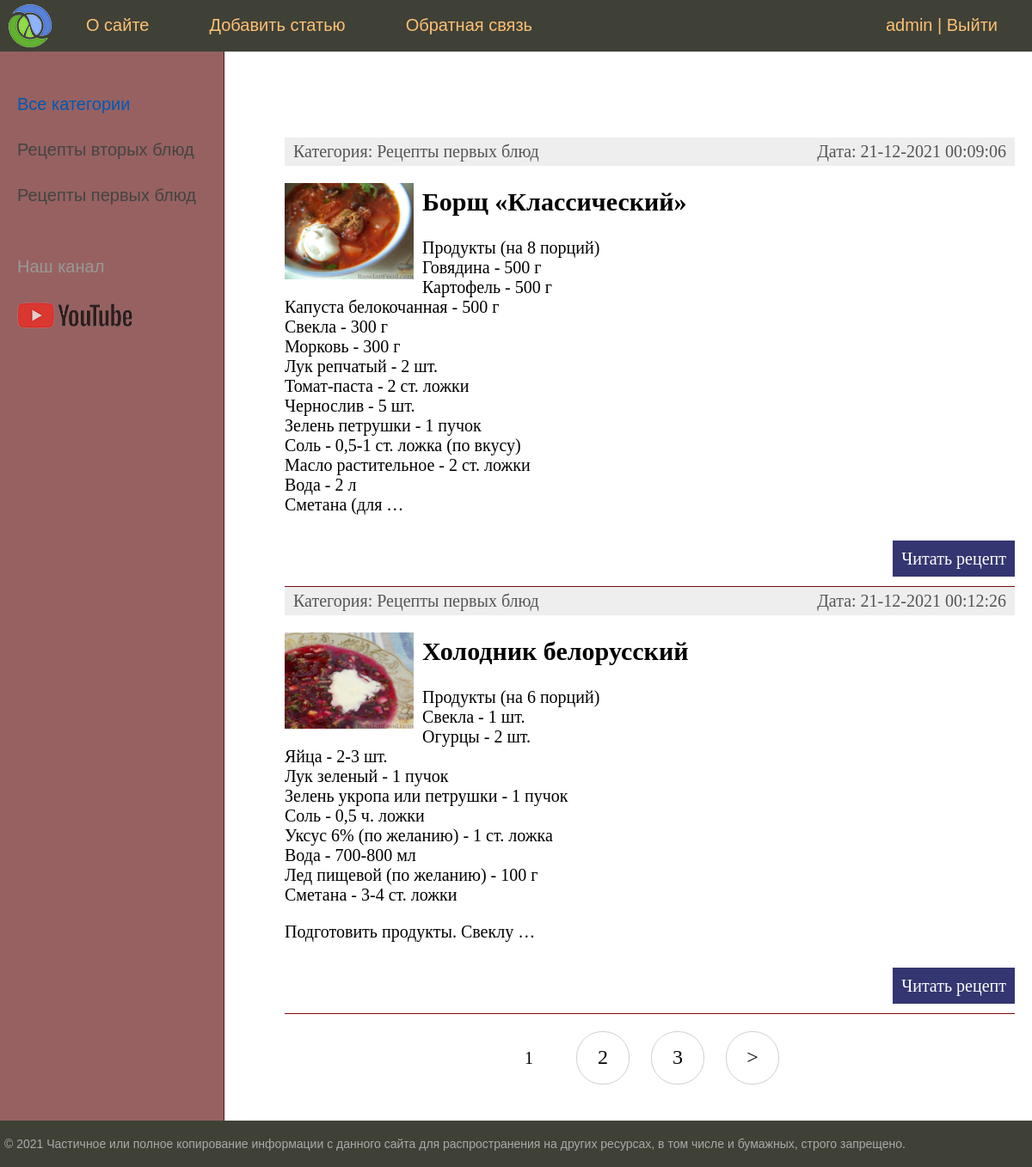
The app's page / (signed in) with its own data.
### post/models.py (models this page shows, shortened)
class Category(models.Model):
    name = models.CharField(max_length=100, db_index=True, verbose_name="Категории")
    slug = models.SlugField(max_length=255, unique=True, db_index=True, verbose_name="URL")
    def __str__(self):
        return self.name
    def get_absolute_url(self):
        return reverse('category', kwargs={'cat_slug': self.slug})
    class Meta:
        verbose_name = 'Категория'
        verbose_name_plural = 'Категории'
        ordering = ['id']

class Recipe(models.Model):
    title = models.CharField(max_length=255, verbose_name="Заголовок")
    slug = models.SlugField(max_length=255, unique=True, db_index=True, verbose_name="URL")
    content = models.TextField(blank=True, verbose_name="Рецепт")
    photo = models.ImageField(upload_to="photos/%Y/%m/%d/", verbose_name="Фото")
    time_create = models.DateTimeField(auto_now_add=True, verbose_name="Время создания")
    time_update = models.DateTimeField(auto_now=True, verbose_name="Время изменения")
    is_published = models.BooleanField(default=True, verbose_name="Публикация")
    cat = models.ForeignKey('Category', on_delete=models.PROTECT, verbose_name="Категории")
    def get_absolute_url(self):
            return reverse('post', kwargs={'post_slug': self.slug})
    class Meta:
        verbose_name = 'Рецепт'
        verbose_name_plural = 'Рецепты'
        ordering = ['id']

### post/views.py (the view)
# urls.py: path('', RecipeHome.as_view(), name='home'),
class RecipeHome(DataMixin, ListView):
    model = Recipe
    template_name = 'post/index.html'
    context_object_name = 'posts'
    def get_context_data(self, *, object_list=None, **kwargs):
        context = super().get_context_data(**kwargs)
        c_def = self.get_user_context(title="Главная страница")
        return context | c_def
    def get_queryset(self):
        return Recipe.objects.filter(is_published=True).select_related('cat')

### post/utils.py (called while the page is built)
    def get_user_context(self, **kwargs):
        context = kwargs
        cats = Category.objects.annotate(Count('recipe'))
        user_menu = menu.copy()
        if not self.request.user.is_authenticated:
            user_menu.pop(1)
        context['menu'] = user_menu
        context['cats'] = cats
        if 'cat_selected' not in context:
            context['cat_selected'] = 0
        return context

### post/templates/post/index.html (shortened to what this page needs)
{% extends 'post/base.html' %}
{% block content %}
<ul class="list-articles">
	{% for p in posts %}
			<li><div class="article-panel">
	<p class="first">Категория: {{p.cat}}</p>
	<p class="last">Дата: {{p.time_update|date:"d-m-Y H:i:s"}}</p>
</div>
{% if p.photo %}
	<p><img class="img-article-left thumb" src="{{p.photo.url}}"></p>
{% endif %}
				<h2>{{p.title}}</h2>
	{% autoescape on %}
	{{p.content|linebreaks|truncatewords:50}}
	{% endautoescape %}
			<p class="link-read-post"><a href="{{ p.get_absolute_url }}">Читать рецепт</a></p>
			</li>
	{% endfor %}
</ul>
{% endblock %}

### post/templates/post/base.html (shortened to what this page needs)
{% load static %}
{% load post_tags %}
<!DOCTYPE html>
<html>
<head>
	<link type="text/css" href="{% static 'post/css/styles.css' %}" rel="stylesheet" />
</head>
<body>
<table class="table-page" border=0 cellpadding="0" cellspacing="0">
<tr><td valign=top>
{% block mainmenu %}
		<div class="header">
			<ul id="mainmenu" class="mainmenu">
			<li class="logo"><a href="{% url 'home' %}"><div class="logo"></div></a></li>
{% for m in menu %}
			<li><a href="{% url m.url_name %}">{{m.title}}</a></li>
{% endfor %}
				{% if request.user.is_authenticated %}
				<li class="last"> {{user.username}} | <a href="{% url 'logout' %}">Выйти</a></li>
				{% else %}
				<li class="last"><a href="{% url 'register' %}">Регистрация</a> | <a href="{% url 'login' %}">Войти</a></li>
				{% endif %}
			</ul>
		</div>
{% endblock mainmenu %}
<table class="table-content" border=0 cellpadding="0" cellspacing="0">
<tr>
	<td valign="top" class="left-chapters">
	<ul id="leftchapters">
{% if cat_selected == 0 %}
		<li class="selected">Все категории</li>
{% else %}
		<li><a href="{% url 'home' %}">Все категории</a></li>
{% endif %}
{% for c in cats %}
{% if c.recipe__count > 0 %}
	{% if c.pk == cat_selected %}
		<li class="selected">{{c.name}}</li>
	{% else %}
		<li><a href="{{ c.get_absolute_url }}">{{c.name}}</a></li>
	{% endif %}
{% endif %}
{% endfor %}
		<li class="share">
		<p>Наш канал</p>
		<a class="share-yt" href="https://www.youtube.com/channel/UCvGIDOS-qst0BHeLG-RX5YA" target="_blank" rel="nofollow"></a>
		</li>
	</ul>
</td>
<td valign="top" class="content">
	<div class="content-text">
{% block content %}
{% endblock %}
{% if page_obj.has_other_pages %}
<nav class="list-pages">
    <ul>
        {% for p in paginator.page_range %}
		{% if page_obj.number == p %}
        <li class="page-num page-num-selected">{{ p }}</li>
		{% elif p >= page_obj.number|add:-2 and p <= page_obj.number|add:2  %}
        <li class="page-num">
        <a href="?page={{ p }}">{{ p }}</a>
        </li>
		{% endif %}
        {% endfor %}
{% if page_obj.has_next %}
<li class="page-num">
	<a href="?page={{ page_obj.next_page_number }}">&gt;</a>
</li>
{% endif %}
    </ul>
</nav>
{% endif %}
	</div>
</td></tr></table>
</td></tr>
<tr><td valign=top>
	<div id="footer">
		<p>&copy; 2021 Частичное или полное копирование информации с данного сайта для распространения на других ресурсах, в том числе и бумажных, строго запрещено.</p>
	</div>
</td></tr></table>
</body>
</html>

### post/static/post/css/styles.css (style rules this page uses)
html, body { font-family: 'Arial'; margin: 0; padding: 0; height: 100%; width: 100%; color: rgb(107, 53, 53); }
a { color: #0059b2; text-decoration: none; }
img { max-width: 600px; height: auto; }
img.img-article-left { max-width: 300px; height: auto; float: left; padding: 0 10px 10px 0; }
img.img-article-left.thumb { max-width: 150px; height: auto; }
p.link-read-post { text-align: right; }
p.link-read-post a { padding: 10px; min-width: 100px; background: #333671; color: #fff; text-decoration: none; }
div.article-panel { background: #eee; padding: 5px 10px 5px 10px; box-sizing border-box; overflow: hidden; color: #555; }
div.article-panel p.first { margin: 0; float: left; }
div.article-panel p.last { margin: 0; float: right; }
ul.list-articles { list-style: none; margin: 0; padding: 0; }
ul.list-articles li { border-bottom: 1px solid rgb(126, 10, 10); }
.table-page { width: 100%; height: 100%; vertical-align: top; }
.table-page tr { height: 100%; }
.header { background: #3F4137; height: 60px; }
.logo { background: url('../images/logo.png') no-repeat 10px 5px; width: 70px; height: 60px; }
ul.mainmenu { list-style: none; margin: 0; padding: 0; height: 60px; color: #fdc073; font-size: 20px; overflow: hidden; }
ul.mainmenu li { float: left; margin: 18px 40px 0 30px; }
ul.mainmenu li.logo { margin: 0; }
ul.mainmenu li.last { float: right; }
ul.mainmenu li a { color: #fdc073; text-decoration: none; }
.table-content { width: 100%; min-height: 100%; height: 100%; }
.left-chapters { margin: 0; background: rgb(151, 97, 97); border-right: 1px solid rgb(80, 21, 21); min-height: 100%; }
.left-chapters ul { width: 230px; min-height: 100%; margin: 0; padding: 20px 10px 10px 20px; list-style: none; font-size: 20px; }
.left-chapters ul li { margin: 30px 0 0 0; color: #999; }
.left-chapters ul li.selected { color: #0059b2; }
.left-chapters ul li a { color: #444; text-decoration: none; }
.left-chapters ul li.share { margin: 60px 0 0 0; }
.left-chapters ul li.share p { margin: 30px 0 30px 0; }
.left-chapters ul li.share a { display: inline-block; width: 40px; height: 40px; margin: 0 20px 0 0; }
.left-chapters ul li.share a.share-yt { width: 100%; height: 30px; background: url('../images/share_yt.png') no-repeat 0 0 }
.content { padding: 40px 20px 20px 40px; width: 100%; box-sizing: border-box; }
.content-text { margin: 60px 0 0 30px; color: #000; font-size: 20px; font-family: Yandex Sans Display Light; }
#footer { box-sizing: border-box; background: #3F4137; padding: 5px; color: #aaa; font-size: 14px; font-family: Verdana, Geneva, Arial, Helvetica; text-align: left; overflow: hidden; }
.list-pages { text-align: center; margin: 0 0 20px 0; }
.list-pages ul { margin: 20px 0 0 0; padding: 0; list-style: none; }
.list-pages ul li { display: inline-block; margin: 0 20px 0 0; }
.list-pages a { color: #000; font-size: 24px; text-decoration: none; }
.list-pages .page-num, .page-num-selected { display: inline-block; width: 60px; height: 44px; padding: 16px 0 0 0; border: 1px solid #d0d0d0; border-radius: 30px; }
.list-pages .page-num-selected { border: none; color: #000; font-size: 20px; }

### records on screen
Category: name "Рецепты вторых блюд"
Category: name "Рецепты первых блюд"
Recipe: cat "Рецепты первых блюд", time_update "21-12-2021 00:09:06", photo (picture), title "Борщ «Классический»", content "Продукты (на 8 порций) Говядина - 500 г Картофель - 500 г Капуста белокочанная - 500 г Свекла - 300 г Морковь - 300 г Лук репчатый - 2 шт. Томат-паста - 2 ст. ложки Чернослив - 5 шт. Зелень петрушки - 1 пучок Соль - 0,5-1 ст. ложка (по вкусу) Масло растительное - 2 ст. ложки Вода - 2 л Сметана (для …"
Recipe: cat "Рецепты первых блюд", time_update "21-12-2021 00:12:26", photo (picture), title "Холодник белорусский", content "Продукты (на 6 порций) Свекла - 1 шт. Огурцы - 2 шт. Яйца - 2-3 шт. Лук зеленый - 1 пучок Зелень укропа или петрушки - 1 пучок Соль - 0,5 ч. ложки Уксус 6% (по желанию) - 1 ст. ложка Вода - 700-800 мл Лед пищевой (по желанию) - 100 г Сметана - 3-4 ст. ложки Подготовить продукты. Свеклу …"

### other values on screen
{{ m.title }} "О сайте" "Добавить статью" "Обратная связь"
{{ user.username }} "admin"
{{ p }} "1"
{{ p }} "2" "3"
